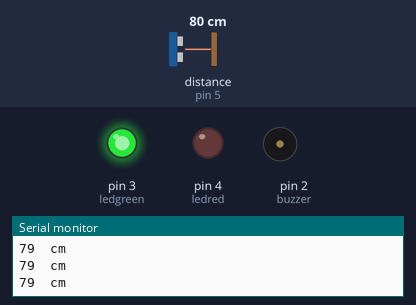
The sketch below on a simulated Arduino Uno, built with avr-gcc and run on an emulated ATmega328P. Parts: output pins drawn as LEDs (lit = HIGH), buzzer (waves = sounding, pin HIGH), the last lines printed to the serial monitor. Wiring (inferred from the names in the program): ultrasonic range finder: trigger pin 6; echo pin 5. The inputs (shaded band) are chosen by the test bench; at power-on: distance to the obstacle (sensor on pin 5) 80 cm. The echo pulse lasts 58.3 µs per cm; pins used as bus, display or sensor lines are not drawn.

Above: at 1.2 s.
1.3 s: distance to the obstacle (sensor on pin 5) set to 18 cm
At 1.62 s:
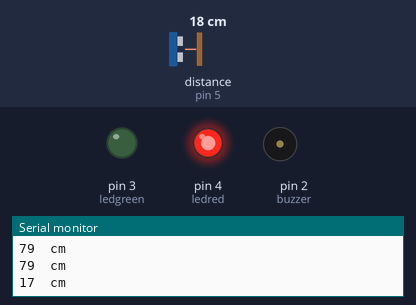
4.3 s: distance to the obstacle (sensor on pin 5) set to 60 cm
At 4.48 s:
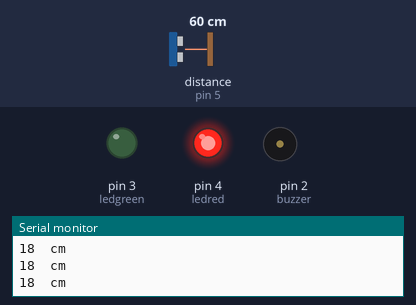
6.0 s: distance to the obstacle (sensor on pin 5) set to 35 cm
At 6.07 s:
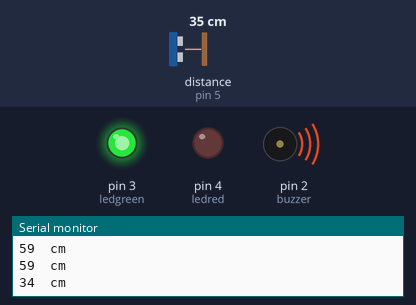
9.0 s: distance to the obstacle (sensor on pin 5) set to 120 cm
At 9.7 s:
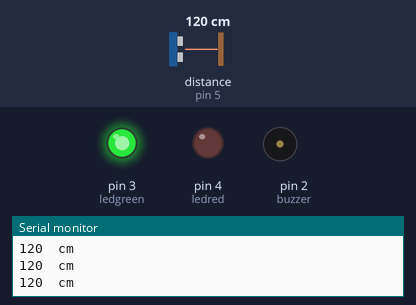
Timing chart, 0 to 11.5 s (numbered marks = the images above; inputs shaded):
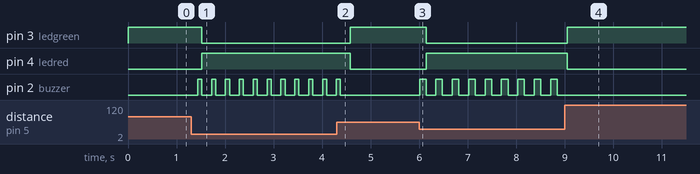

The sketch:

program.ino
```cpp
#define trigPin 6
#define echoPin 5
#define buzzer 2
#define ledred 4
#define ledgreen 3
float new_delay;
int sound  = 500;

void setup()
{
  Serial.begin (9600);
  pinMode(trigPin, OUTPUT);
  pinMode(echoPin, INPUT);
  pinMode(buzzer,OUTPUT);
  pinMode(ledred,OUTPUT);
  pinMode(ledgreen,OUTPUT);

}


void loop()
{
  long duration, distance;
  digitalWrite(trigPin, LOW);
  delayMicroseconds(2);
  digitalWrite(trigPin, HIGH);
  delayMicroseconds(10);
  digitalWrite(trigPin, LOW);
  duration = pulseIn(echoPin, HIGH);
  distance = (duration/2) / 29.1;
  new_delay= (distance *3) +30;
  Serial.print(distance);
  Serial.println("  cm");
  if (distance < 50)
  {
   digitalWrite(buzzer,HIGH);
   delay(new_delay);
   digitalWrite(buzzer,LOW);
   digitalWrite(ledred, HIGH);
   digitalWrite(ledgreen, LOW);
   sound = 1000;

  }
  else
  {
    digitalWrite(buzzer,LOW);
	digitalWrite(ledgreen, HIGH);
  digitalWrite(ledred, LOW);

  }

 delay(200);
}
```

Measured:
- after the input at 1.3 s, pin 3 (ledgreen): HIGH → LOW after 0.22 s; pin 4 (ledred): LOW → HIGH after 0.22 s; pin 2 (buzzer): alternates HIGH for 0.08 s and LOW for 0.20 s, starting after 0.14 s
- after the input at 4.3 s, pin 3 (ledgreen): LOW → HIGH after 0.28 s; pin 4 (ledred): HIGH → LOW after 0.28 s; pin 2 (buzzer): goes on until 4.4 s, then stays LOW
- after the input at 6.0 s, pin 3 (ledgreen): HIGH → LOW after 0.14 s; pin 4 (ledred): LOW → HIGH after 0.14 s; pin 2 (buzzer): alternates HIGH for 0.14 s and LOW for 0.20 s, starting at once
- after the input at 9.0 s, pin 3 (ledgreen): LOW → HIGH after 0.05 s; pin 4 (ledred): HIGH → LOW after 0.05 s; pin 2 (buzzer): stops changing and stays LOW
